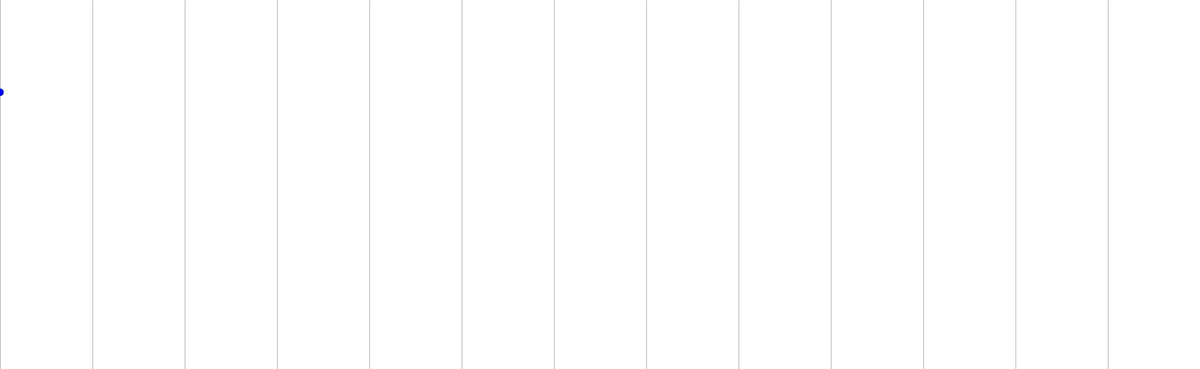
Frame 1 (no input)
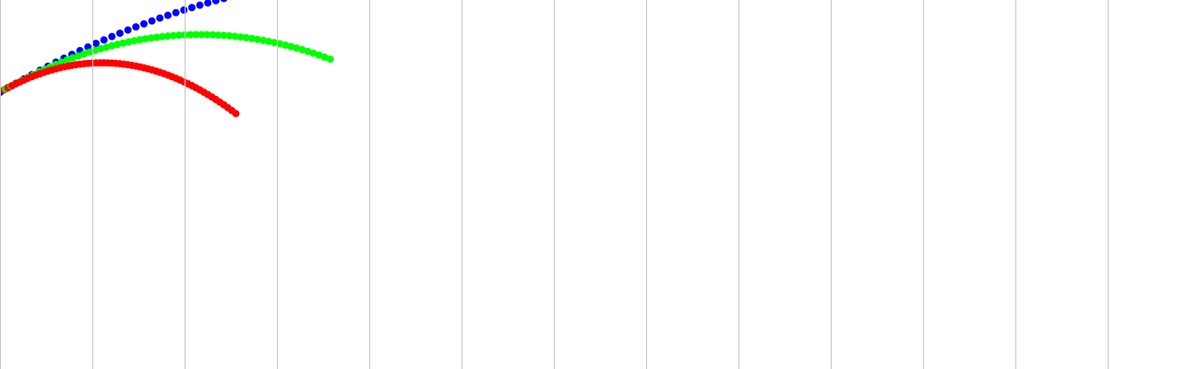
Frame 60 (the mouse pressed at the canvas centre just before this capture)
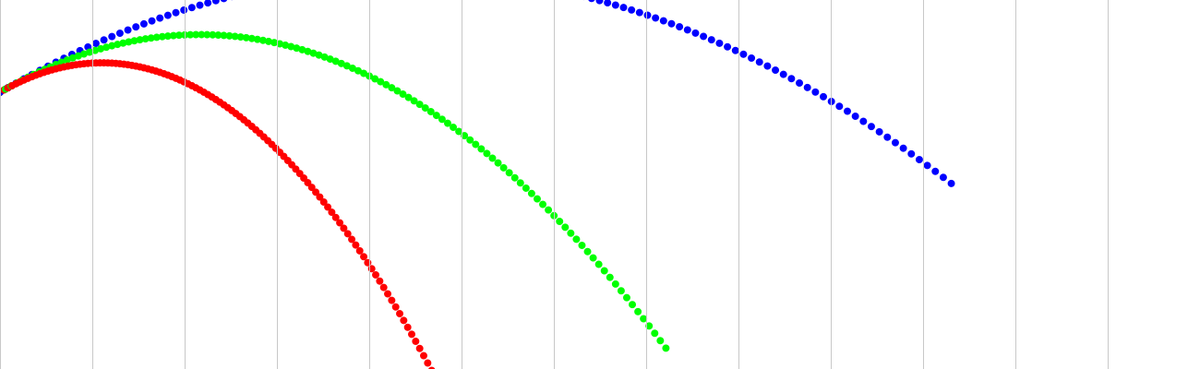
Frame 120 (the mouse held since frame 60 and released just before this capture)

The Processing sketch that drew these frames (run headless with seeded random() and noise(); from frame 60 on, the mouse is pressed at the canvas centre):

// Processing sketch: advanced_ThrowBalls
// ── advanced_ThrowBalls.pde
//advanced_ThrowBalls
//Draw the throw ball
//2022/05/09
//1-4-45 Taiyu Honma
void setup(){
  background(255);
  size(1300,400);
}
float h = 400;
float t = 0;
float g = 9.8;
float theta = radians(30);
void draw(){
  
  stroke(200);
  for(int i=0;i<13;i++){
    line(i*100,0,i*100,400);
  }
  noStroke();
  fill(255,0,0);
  ball(50);
  fill(0,255,0);
  ball(70);
  fill(0,0,255);
  ball(100);
  t+=0.1;
}

void ball(float v0){
  float x = v0*cos(theta)*t;
  float y = v0*sin(theta)*t - (1.0/2.0)*g*t*t +300;
  circle(x,h-y,8);
  
  
}
